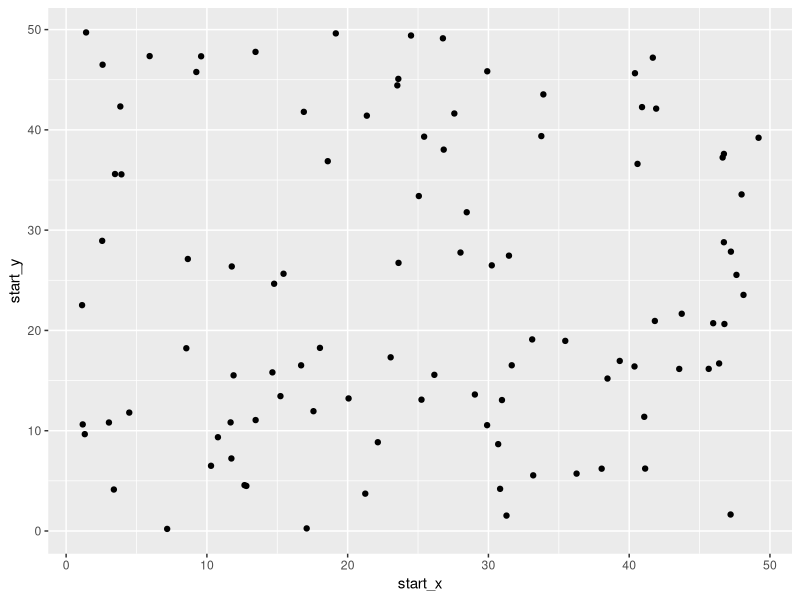

Write the R code that produced this figure.
## ---- chunk 1
knitr::opts_chunk$set(echo = TRUE)
## ---- chunk 2
library(tidyverse)

incubation_time <- rgamma(5, 6, (2/3))
crucial_distance <- rexp(5, 1/8)

#starter subjects vector
subjects <- rep('S', 100)

#area grid
grid_x <- 50
grid_y <- 50

#starting positions
start_x <- rep(NA, length(subjects))
start_y <- rep(NA, length(subjects))

for(i in 1:length(subjects)){
  start_x[i] <- runif(n=1, min=0, max=grid_x)
  start_y[i] <- runif(n=1, min=0, max=grid_y)
}

#plot the starting positions
ggplot() +
  geom_point(aes(x=start_x, y=start_y))

#Create df of values for infection status, x coordinate, and y coordinate
df <- as.data.frame(cbind(subjects, start_x, start_y))
df$subjects <- as.factor(df$subjects)

#create starting positions and state function
starting_vals <- function(num_subjects, I_0, x_dim, y_dim){
  
  #Storage for x, y starting positions for the subjects
  start_x <- rep(NA, num_subjects)
  start_y <- rep(NA, num_subjects)
  
  #Infect I_0 many starting subjects
  subjects <- rep('S', num_subjects)
  infect <- sample(x = 1:num_subjects, size=I_0, replace=FALSE)
  subjects[infect] <- 'I'
  
  #Assign starting positions randomly
  for(i in 1:num_subjects){
  start_x[i] <- runif(n=1, min=0, max=grid_x)
  start_y[i] <- runif(n=1, min=0, max=grid_y)
  }
  
  df <- as.data.frame(cbind(as.numeric(start_x), as.numeric(start_y), subjects))
  colnames(df)[1] <- 'x'
  colnames(df)[2] <- 'y'
  return(df)
}

#Random step length function
get_step_length <- function(df, x_dim, y_dim){
  step_lengths <- rnorm(n=nrow(df), mean=min(x_dim, y_dim)/4, sd=min(x_dim, y_dim)/12)
  return(step_lengths)
}

#Random step direction function
get_step_direction <- function(length_vec){
  direction <- runif(n=length(length_vec), min=0, max=2*pi)
}

#Get delta_x, delta_y
get_delts <- function(length_vec, direc_vec){
  delta_x <- length_vec * cos(direc_vec)
  delta_y <- length_vec * sin(direc_vec)
  return(cbind(delta_x, delta_y))
}

#simulation function
simulator <- function(days, num_subjects, x_dim, y_dim, I_0){
  initial_data <- starting_vals(num_subjects = num_subjects, x_dim=x_dim, y_dim=y_dim, I_0=I_0)
  
  for(i in 1:days){
    
  }
  
  
}

#S,I,R data
suceptable = function(){
  
}

recovered = function(){
  
}

infected = function(){
  
}

#reported monte carlo summary data
qd = c(0,25,50,75)
pos = c(99.3,99.2,98.7,92.7)
dncpv = c(69,53,46,33)
dncpt = c(26,32,43,42)
r0 = c(1.8,1.73,1.8,1.63)
mcsum = cbind(qd,pos,dncpv,dncpt,r0)
colnames(mcsum,c("Quarantine degree [%]",	"Percentage of size %",	"DNC peak value [cases]",	"DNC peaking time [days]",	"R0"))
